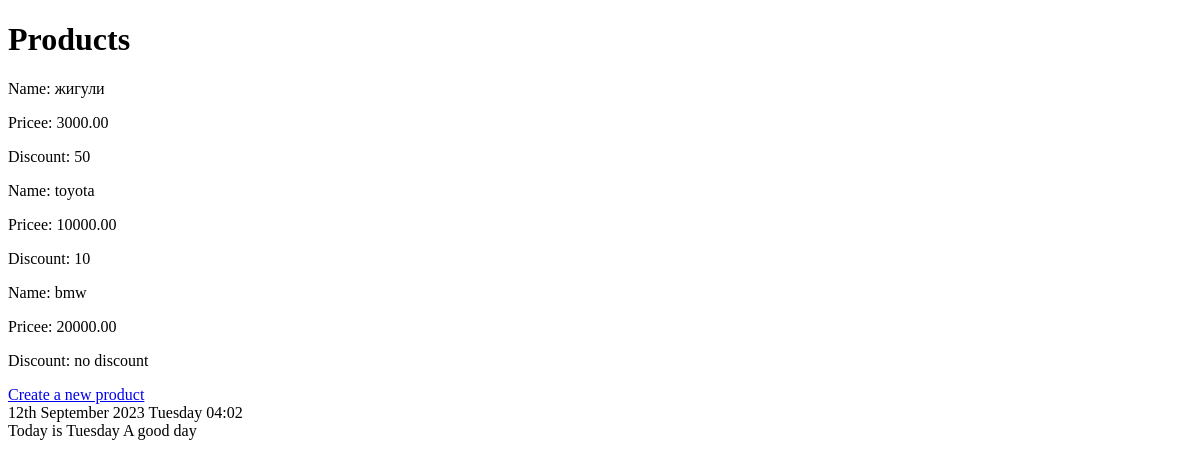
Page /shop/products/ on the earlier database version.
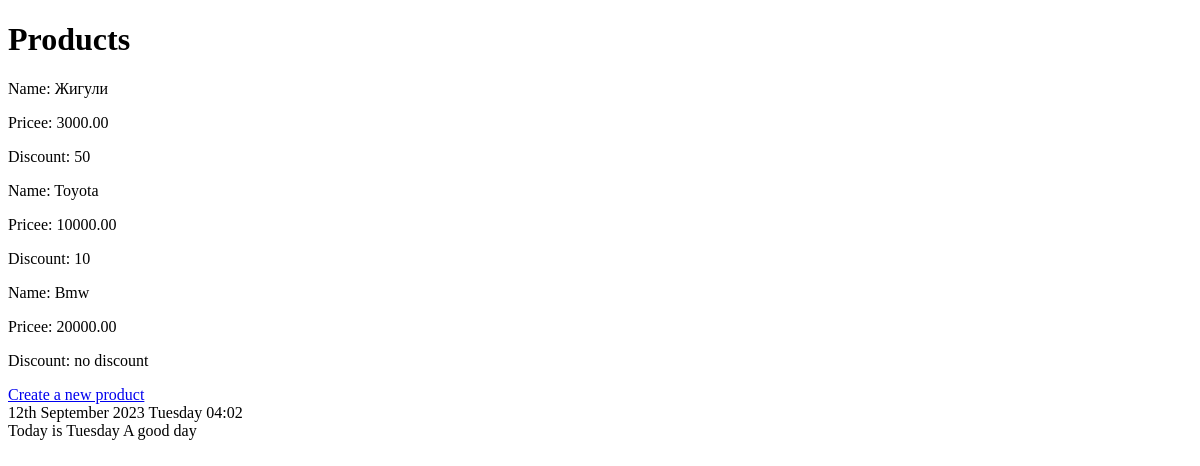
Same page on the later database version.
### shopapp/models.py (models this page shows, shortened)
class Product(models.Model):
    class Meta:
        ordering = ['-name']
    name = models.CharField(max_length=100)
    description = models.TextField(null=False, blank=True)
    price = models.DecimalField(default=0, max_digits=8, decimal_places=2)
    discount = models.SmallIntegerField(default=0)
    created_at = models.DateTimeField(auto_now_add=True)
    archived = models.BooleanField(default=False)

### shopapp/views.py (the view)
# urls.py: path('products/', products_list, name='products_list'),
def products_list(request: HttpRequest):
    context = {
        'products': Product.objects.all(),
    }
    return render(request, 'shopapp/products-list.html', context=context)

### shopapp/templates/shopapp/products-list.html (shortened to what this page needs)
{% extends 'shopapp/base.html'%}
{% block body %}
    <h1>Products</h1>
    {%if products%}
        <div>
            {%for product in products%}
                <div>
                    <p> Name: {{product.name}}</p>
                    <p> Pricee: {{product.price}}</p>
                    <p> Discount: {% firstof product.discount 'no discount'%}</p>
                </div>
            {%endfor%}
        </div>
    {%else%}
        <h3>No products</h3>
    {%endif%}
    <div>
    <a href="{% url 'shopapp:create_products'%}">
        Create a new product
    </a>
</div>
{% endblock%}

Differences in the rows shown:
changed Product: name "жигули" → "Жигули"
changed Product: name "toyota" → "Toyota"
changed Product "no discount": name "bmw" → "Bmw"
